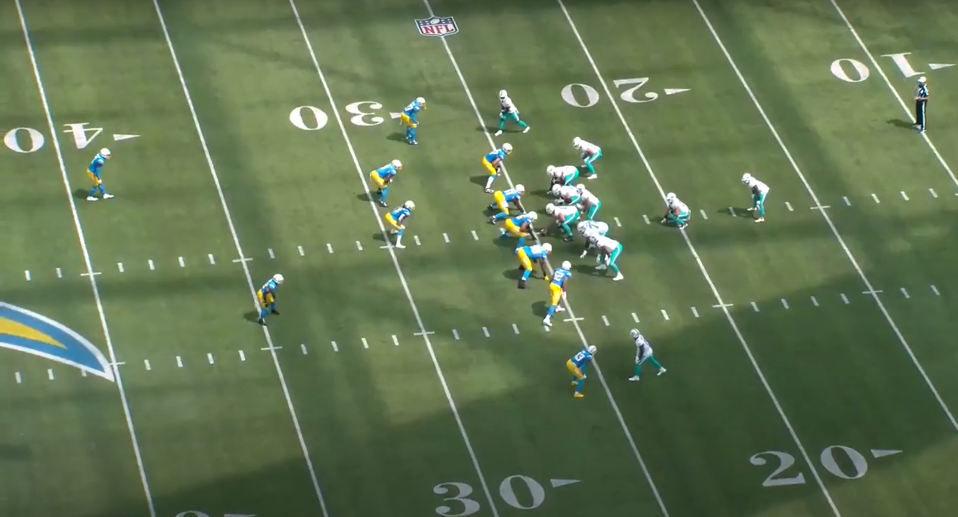
#> input picture frame.png, 2874 x 1550 px (shown at 1/3 size)
$ python perspective.py
#> lines starting #> are read from the running program, lines starting #| are printed output that depends on the picture; after the words box and inside, x2 and y2 are one past the last pixel; in counts of white or black regions, pixels touching at a corner belong together
import cv2
import numpy as np
import math

image = cv2.imread('frame.png', cv2.IMREAD_UNCHANGED)
#> image is the input picture: shape (1550, 2874, 4); mean B, G, R, A 82.2, 116.7, 98.3, 255
width = image.shape[1]
#> width = 2874
height = image.shape[0]
#> height = 1550
width = int(width / 2)
#> width = 1437
height = int(height / 2)
#> height = 775
image = cv2.resize(image, (width, height), interpolation=cv2.INTER_AREA)
#> image: shape (775, 1437, 4)
hsv = cv2.cvtColor(image, cv2.COLOR_BGR2HSV)
#> hsv: shape (775, 1437, 3); mean H, S, V 47.7, 82.2, 117.3
gray_image = cv2.cvtColor(image, cv2.COLOR_BGRA2GRAY)
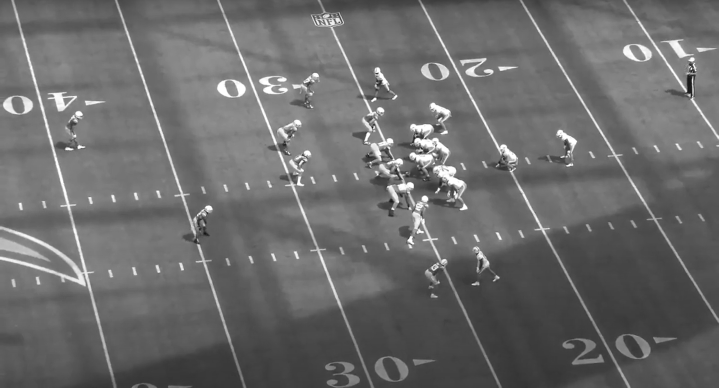
#> gray_image: shape (775, 1437) (shown at 1/2 size); min 9, max 255, mean 107.3
blurred = cv2.GaussianBlur(gray_image, (5, 5), 0)
edges = cv2.Canny(blurred, 50, 150)
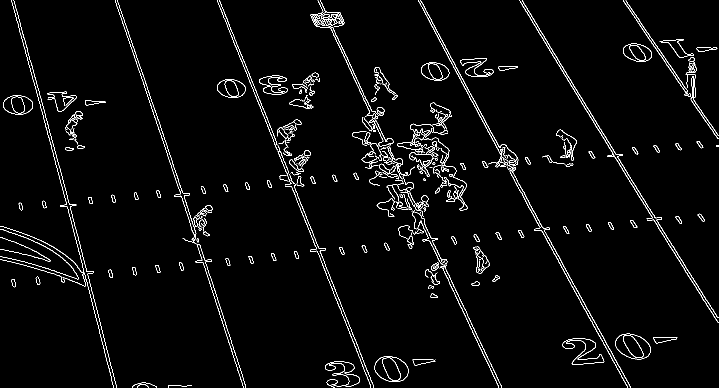
#> edges: shape (775, 1437) (shown at 1/2 size); 2.7% white in thin lines or dots
lines = cv2.HoughLinesP(edges,
                        rho=1,
                        theta=np.pi/180,
                        threshold=50,
                        minLineLength=100,
                        maxLineGap=10)
#> lines = 55 rows, first 6: [1044, 0, 1174, 216], [640, 0, 802, 348], [439, 2, 599, 400], [1227, 302, 1435, 635], [434, 0, 549, 286], [841, 0, 1042, 377]
def can_merge(seg1, seg2, angle_thresh_rad, gap_thresh):
    """
    Determine if seg1 and seg2 can be merged.
    seg1 and seg2 are each tuples: (x1, y1, x2, y2).
    They are mergeable if:
      - Their orientations (angles) differ by less than angle_thresh_rad.
      - Their endpoints, when projected onto the common direction,
        yield intervals that overlap (or nearly) and
      - The perpendicular distance from seg2's endpoints to seg1's line is below gap_thresh.
    """
    # Convert endpoints to numpy arrays
    p1 = np.array([seg1[0], seg1[1]], dtype=np.float32)
    p2 = np.array([seg1[2], seg1[3]], dtype=np.float32)
    p3 = np.array([seg2[0], seg2[1]], dtype=np.float32)
    p4 = np.array([seg2[2], seg2[3]], dtype=np.float32)

    v1 = p2 - p1
    v2 = p4 - p3
    norm1 = np.linalg.norm(v1)
    norm2 = np.linalg.norm(v2)
    if norm1 == 0 or norm2 == 0:
        return False

    # Compute the angles of the segments.
    angle1 = np.arctan2(v1[1], v1[0])
    angle2 = np.arctan2(v2[1], v2[0])

    # Normalize the angular difference to [0, pi/2]
    diff_angle = np.abs(angle1 - angle2)
    diff_angle = min(diff_angle, np.pi - diff_angle)
    if diff_angle > angle_thresh_rad:
        return False

    # Use seg1's direction as the reference.
    d = v1 / norm1

    # Project the endpoints of both segments onto d.
    proj1 = np.dot(p1, d)
    proj2 = np.dot(p2, d)
    interval1 = [min(proj1, proj2), max(proj1, proj2)]

    proj3 = np.dot(p3, d)
    proj4 = np.dot(p4, d)
    interval2 = [min(proj3, proj4), max(proj3, proj4)]

    # Check if the projection intervals overlap (or nearly so).
    if interval1[1] < interval2[0] - gap_thresh or interval2[1] < interval1[0] - gap_thresh:
        return False

    # Compute the perpendicular distances of seg2's endpoints to seg1's line.
    def perp_distance(pt, line_pt, d):
        vec = pt - line_pt
        proj_length = np.dot(vec, d)
        proj_vec = proj_length * d
        diff = vec - proj_vec
        return np.linalg.norm(diff)

    dist_p3 = perp_distance(p3, p1, d)
    dist_p4 = perp_distance(p4, p1, d)

    if dist_p3 > gap_thresh or dist_p4 > gap_thresh:
        return False

    return True

def merge_two_segments(seg1, seg2, d):
    """
    Merge two line segments seg1 and seg2 that are mergeable.
    The merged segment will span the extremes of both segments when projected along d.
    """
    p1 = np.array([seg1[0], seg1[1]], dtype=np.float32)
    p2 = np.array([seg1[2], seg1[3]], dtype=np.float32)
    p3 = np.array([seg2[0], seg2[1]], dtype=np.float32)
    p4 = np.array([seg2[2], seg2[3]], dtype=np.float32)

    pts = np.array([p1, p2, p3, p4])
    # Project points onto d.
    projections = pts.dot(d)
    min_idx = np.argmin(projections)
    max_idx = np.argmax(projections)
    new_seg = (pts[min_idx][0], pts[min_idx][1], pts[max_idx][0], pts[max_idx][1])
    return new_seg

def merge_segments(segments, angle_threshold=10, gap_threshold=20):
    """
    Merge line segments that are nearly collinear and close together.

    Parameters:
      segments: NumPy array with shape (N, 1, 4) or (N, 4), where each segment is (x1, y1, x2, y2)
      angle_threshold: maximum difference in orientation (in degrees) allowed for merging.
      gap_threshold: maximum allowed gap (in pixels) between segments for merging.

    Returns:
      A list of merged segments in the form [(x1, y1, x2, y2), ...]
    """
#> called with segments = array of shape (55, 1, 4), angle_threshold = 10, gap_threshold = 20
    # If segments are in NumPy array form, convert to a list of tuples.
    if isinstance(segments, np.ndarray):
        if len(segments.shape) == 3 and segments.shape[1] == 1:
            segments = segments.reshape(-1, 4)
#> segments has the same summary as lines outside merge_segments
        segments = [tuple(s.tolist()) for s in segments]
#> segments = 55 items, first 6: (1044, 0, 1174, 216), (640, 0, 802, 348), (439, 2, 599, 400), (1227, 302, 1435, 635), (434, 0, 549, 286), (841, 0, 1042, 377)

    angle_thresh_rad = np.deg2rad(angle_threshold)
    merged_segments = segments[:]  # Make a copy
#> merged_segments has the same summary as segments
    changed = True

    # Iteratively merge segments until no more merges occur.
    while changed:
        changed = False
        new_segments = []
        used = [False] * len(merged_segments)

        for i in range(len(merged_segments)):
            if used[i]:
                continue
            seg_i = merged_segments[i]
            # Compute seg_i's direction.
            p1 = np.array([seg_i[0], seg_i[1]], dtype=np.float32)
            p2 = np.array([seg_i[2], seg_i[3]], dtype=np.float32)
            v = p2 - p1
            norm_v = np.linalg.norm(v)
            if norm_v == 0:
                continue
            d = v / norm_v

            merged_seg = seg_i

            for j in range(i + 1, len(merged_segments)):
                if used[j]:
                    continue
                seg_j = merged_segments[j]
                if can_merge(merged_seg, seg_j, angle_thresh_rad, gap_threshold):
                    merged_seg = merge_two_segments(merged_seg, seg_j, d)
                    used[j] = True
                    changed = True

            new_segments.append(merged_seg)
            used[i] = True
        merged_segments = np.copy(new_segments)
    return merged_segments

lines = merge_segments(lines)
#> lines = [[1044, 0, 1436, 644], [636, 1, 802, 348], [434, 0, 747, 772], [837, 2, 1254, 773], [870, 492, 1003, 774], [28, 5, 232, 769], [234, 0, 486, 774], [1246, 0, 1429, 269], [3, 519, 156, 558]]
true_lines = []
for i in range(len(lines)):
    true_lines.append([])
    for j in range(len(lines[i])):
        true_lines[i].append(int(lines[i][j]))
#> this loop made 9 passes
#> after the loop, true_lines has the same summary as lines
lines = true_lines

# Create a copy of the original image to draw the detected lines
line_image = image.copy()

angles = []
if lines is not None:
    for line in lines:
        x1, y1, x2, y2 = line
        # Optionally, you can filter lines by their angle:
        angle = np.degrees(np.arctan2((y2 - y1), (x2 - x1)))
        angles.append(angle)
#> this loop made 9 passes
#> (x1, y1, x2, y2, angle) on passes 1 to 9: (1044, 0, 1436, 644, 58.67), (636, 1, 802, 348, 64.43), (434, 0, 747, 772, 67.93), (837, 2, 1254, 773, 61.59), (870, 492, 1003, 774, 64.75), (28, 5, 232, 769, 75.05), (234, 0, 486, 774, 71.97), (1246, 0, 1429, 269, 55.77), (3, 519, 156, 558, 14.3)
#> after the loop, angles = [58.67, 64.43, 67.93, 61.59, 64.75, 75.05, 71.97, 55.77, 14.3]
        # For instance, you can ignore extremely steep or shallow lines if needed:
        # if not (abs(angle) < 10 or abs(angle) > 80):
        #     continue
        # cv2.line(line_image, (x1, y1), (x2, y2), (0, 0, 255), 2) # Compute the direction vector of the line

med_angle = np.median(angles)
#> med_angle = 64.43
avg_angle = 0
angle_count = 0
true_lines = []
for i in range(len(angles)):
    if not abs(angles[i] - med_angle) > med_angle * 0.2:
        true_lines.append(lines[i])
        avg_angle += i
        angle_count += 1
#> this loop made 9 passes
#> avg_angle on passes 1 to 8: 0, 1, 3, 6, 10, 15, 21, 28
#> after the loop, angle_count = 8; avg_angle = 28; true_lines = [[1044, 0, 1436, 644], [636, 1, 802, 348], [434, 0, 747, 772], [837, 2, 1254, 773], [870, 492, 1003, 774], [28, 5, 232, 769], [234, 0, 486, 774], [1246, 0, 1429, 269]]
avg_angle /= angle
#> avg_angle = 1.96
avg_angle = -(90 - avg_angle)
#> avg_angle = -88.04

for line in true_lines:
    x1, y1, x2, y2 = line
    # For instance, you can ignore extremely steep or shallow lines if needed:
    # if not (abs(angle) < 10 or abs(angle) > 80):
    #     continue
    cv2.line(line_image, (x1, y1), (x2, y2), (0, 0, 255), 2) # Compute the direction vector of the line
#> this loop made 8 passes
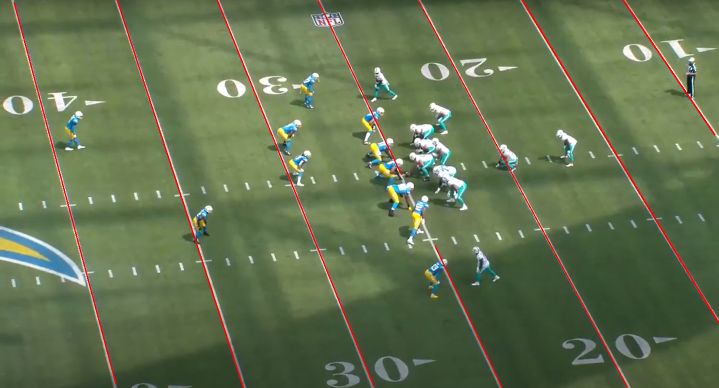
#> line_image: shape (775, 1437, 4) (shown at 1/2 size); mean B, G, R, A 80.2, 114.5, 99.6, 251.7


# Get image dimensions (height and width)
(h, w) = image.shape[:2]
#> h = 775; w = 1437

# Calculate the center of the image
center = (w // 2, h // 2)
#> center = (718, 387)

# Generate the rotation matrix. The scale factor is set to 1.0 (no scaling)
M = cv2.getRotationMatrix2D(center, avg_angle, 1.0)
#> M = [[0.0342, -0.999, 1080.2], [0.999, 0.0342, -343.8]]
# Perform the rotation using warpAffine. The output image size is set as (w, h)
rotated = cv2.warpAffine(image, M, (w, h))
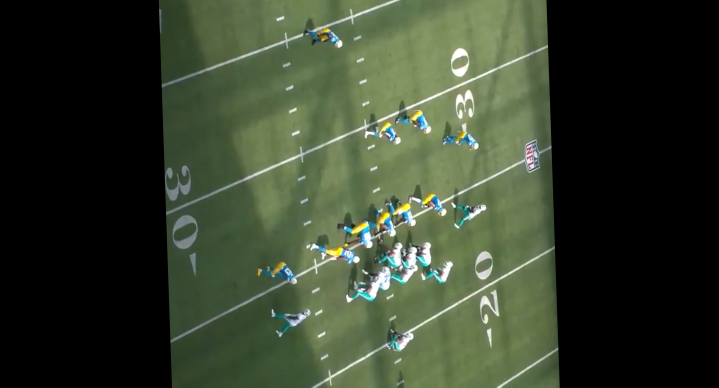
#> rotated: shape (775, 1437, 4) (shown at 1/2 size); mean B, G, R, A 44.6, 63, 53.2, 137.6

# Display the original image, the edges, and the image with detected lines
cv2.imshow("Original Image", image)
cv2.imshow("Edges", edges)
cv2.imshow("Detected Lines", line_image)
cv2.imshow("Blurred", blurred)
cv2.imshow("Rotated", rotated)
cv2.waitKey(0)
cv2.destroyAllWindows()

$ run again, with field-hash.png copied over frame.png
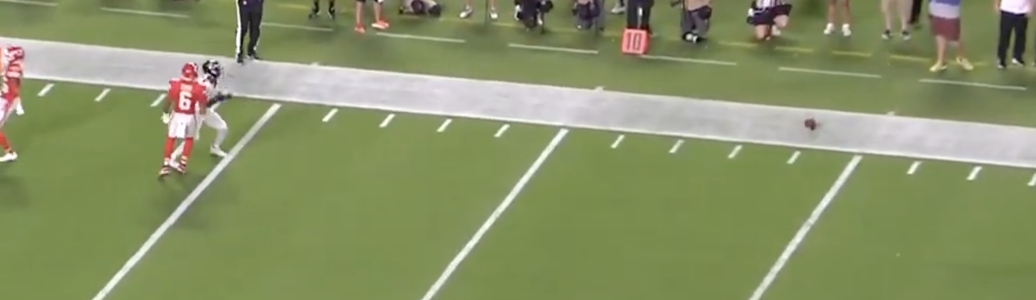
#> input picture field-hash.png, 2072 x 600 px (shown at 1/2 size)
#> image is the input picture: shape (600, 2072, 3); mean B, G, R 103.2, 146.3, 136.6
#> image: shape (300, 1036, 3)
#> hsv: shape (300, 1036, 3); mean H, S, V 45.7, 83.2, 148.4
#> `edges = cv2.Canny(blurred, 50, 150)`:
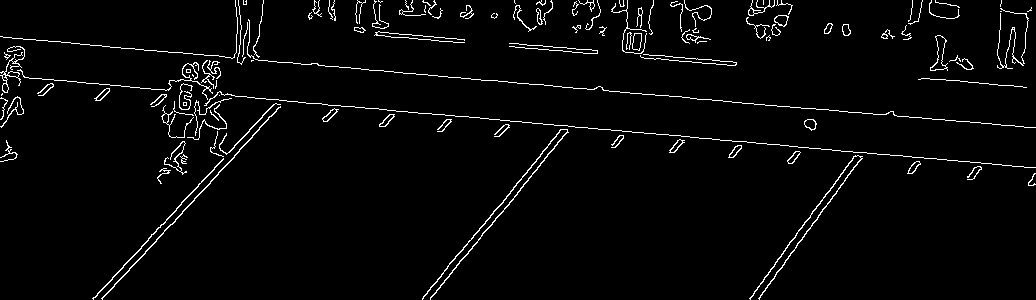
#> edges: shape (300, 1036); 3.1% white in thin lines or dots
#> `lines = cv2.HoughLinesP(edges, rho=1, theta=np.pi/180, threshold=50, m..`: lines = 20 rows, first 6: [3, 37, 1034, 127], [489, 119, 1035, 167], [202, 93, 327, 104], [93, 298, 275, 103], [102, 298, 239, 151], [750, 299, 854, 156]
#> in merge_segments, `segments = segments.reshape(-1, 4)`: segments has the same summary as lines outside merge_segments
#> in merge_segments, `segments = [tuple(s.tolist()) for s in segments]`: segments = 20 items, first 6: (3, 37, 1034, 127), (489, 119, 1035, 167), (202, 93, 327, 104), (93, 298, 275, 103), (102, 298, 239, 151), (750, 299, 854, 156)
#> merged_segments has the same summary as segments
#> `lines = merge_segments(lines)`: lines = [[0, 36, 1034, 127], [202, 93, 1035, 167], [93, 298, 280, 106], [750, 299, 861, 156], [625, 52, 736, 62], [423, 296, 547, 147], [53, 79, 166, 90], [921, 78, 1026, 87]]
#> the loop `for i in range(len(lines)):` made 8 passes
#> after the loop `for i in range(len(lines)):`: true_lines has the same summary as lines
#> the loop `for line in lines:` made 8 passes
#> (x1, y1, x2, y2, angle) on passes 1 to 8: (0, 36, 1034, 127, 5.03), (202, 93, 1035, 167, 5.08), (93, 298, 280, 106, -45.76), (750, 299, 861, 156, -52.18), (625, 52, 736, 62, 5.15), (423, 296, 547, 147, -50.23), (53, 79, 166, 90, 5.56), (921, 78, 1026, 87, 4.9)
#> after the loop `for line in lines:`: angles = [5.03, 5.08, -45.76, -52.18, 5.15, -50.23, 5.56, 4.9]
#> med_angle = 4.96
#> the loop `for i in range(len(angles)):` made 8 passes
#> avg_angle on passes 1, 2, 5, 7, 8: 0, 1, 5, 11, 18
#> after the loop `for i in range(len(angles)):`: angle_count = 5; avg_angle = 18; true_lines = [[0, 36, 1034, 127], [202, 93, 1035, 167], [625, 52, 736, 62], [53, 79, 166, 90], [921, 78, 1026, 87]]
#> `avg_angle /= angle`: avg_angle = 3.67
#> `avg_angle = -(90 - avg_angle)`: avg_angle = -86.33
#> the loop `for line in true_lines:` made 5 passes
#> M = [[0.0641, -0.998, 634.5], [0.998, 0.0641, -376.5]]
#> `rotated = cv2.warpAffine(image, M, (w, h))`:
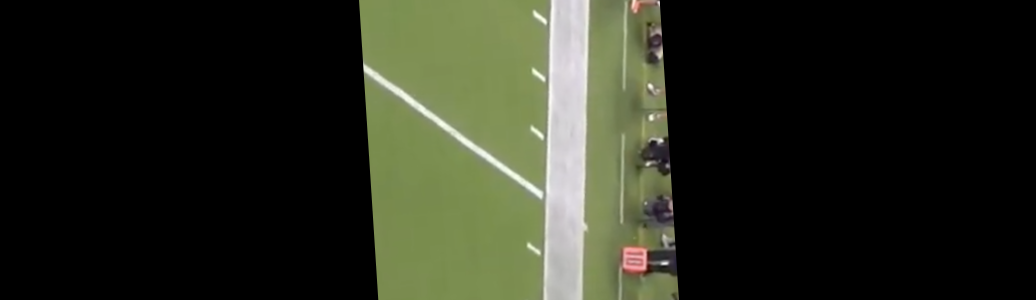
#> rotated: shape (300, 1036, 3); mean B, G, R 30.3, 43, 39.9

$ run again, with football_field_topdown.jpg saved as frame.png
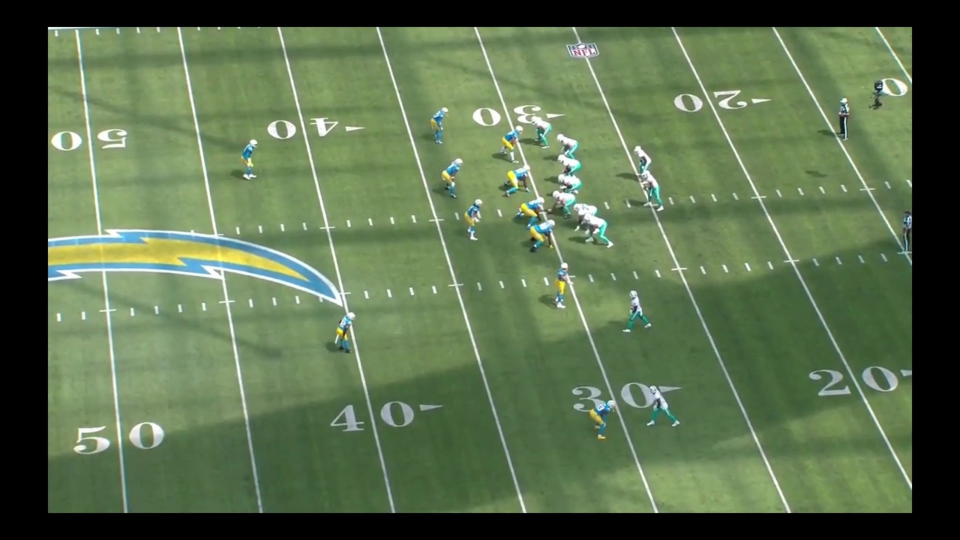
#> input picture football_field_topdown.jpg, 1920 x 1080 px (shown at 1/2 size)
#> image is the input picture: shape (1080, 1920, 3); mean B, G, R 77.1, 110.4, 90.5
#> image: shape (540, 960, 3)
#> hsv: shape (540, 960, 3); mean H, S, V 41.3, 70.6, 110.8
#> `edges = cv2.Canny(blurred, 50, 150)`:
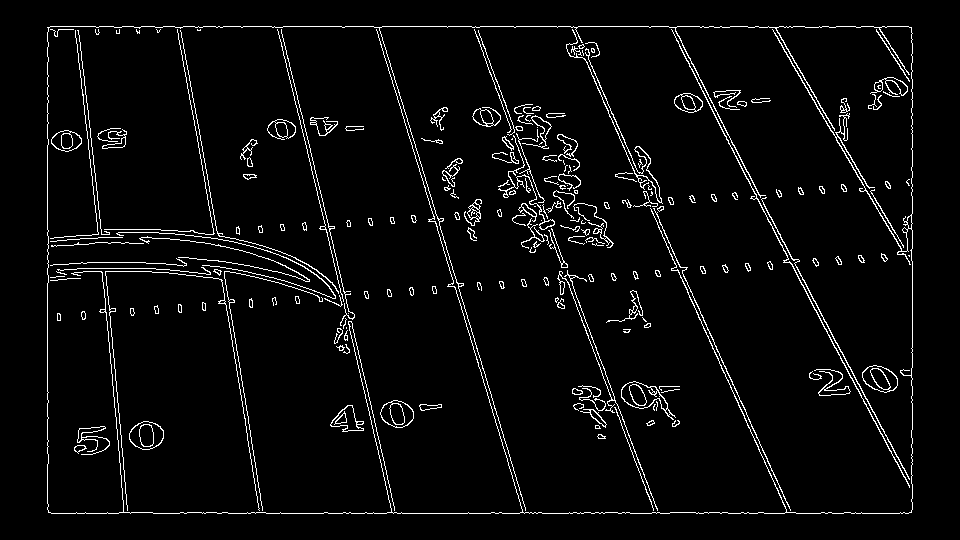
#> edges: shape (540, 960); 4.1% white in thin lines or dots, all inside (x1, y1, x2, y2) = (47, 26, 913, 514)
#> `lines = cv2.HoughLinesP(edges, rho=1, theta=np.pi/180, threshold=50, m..`: lines = 45 rows, first 6: [50, 26, 804, 26], [217, 513, 604, 513], [375, 27, 514, 482], [47, 509, 47, 27], [741, 161, 912, 484], [379, 27, 527, 512]
#> in merge_segments, `segments = segments.reshape(-1, 4)`: segments has the same summary as lines outside merge_segments
#> in merge_segments, `segments = [tuple(s.tolist()) for s in segments]`: segments = 45 items, first 6: (50, 26, 804, 26), (217, 513, 604, 513), (375, 27, 514, 482), (47, 509, 47, 27), (741, 161, 912, 484), (379, 27, 527, 512)
#> merged_segments has the same summary as segments
#> `lines = merge_segments(lines)`: lines = 13 rows, first 6: [50, 26, 804, 26], [217, 513, 604, 513], [375, 27, 527, 512], [47, 509, 47, 27], [670, 27, 912, 484], [574, 27, 786, 510]
#> the loop `for i in range(len(lines)):` made 13 passes
#> after the loop `for i in range(len(lines)):`: true_lines = 13 items, first 6: [50, 26, 804, 26], [217, 513, 604, 513], [375, 27, 527, 512], [47, 509, 47, 27], [670, 27, 912, 484], [574, 27, 786, 510]
#> `lines = true_lines`: lines has the same summary as true_lines
#> the loop `for line in lines:` made 13 passes
#> (x1, y1, x2, y2, angle) on passes 1 to 8: (50, 26, 804, 26, 0), (217, 513, 604, 513, 0), (375, 27, 527, 512, 72.6), (47, 509, 47, 27, -90), (670, 27, 912, 484, 62.1), (574, 27, 786, 510, 66.3), (912, 509, 912, 261, -90), (76, 38, 102, 242, 82.74)
#> after the loop `for line in lines:`: angles = [0, 0, 72.6, -90, 62.1, 66.3, -90, 82.74, 76.33, 69.42, 79.91, 85.04, 59.76]
#> med_angle = 66.3
#> the loop `for i in range(len(angles)):` made 13 passes
#> avg_angle on passes 3, 5, 6, 9, 10, 13: 2, 6, 11, 19, 28, 40
#> after the loop `for i in range(len(angles)):`: angle_count = 6; avg_angle = 40; true_lines = [[375, 27, 527, 512], [670, 27, 912, 484], [574, 27, 786, 510], [278, 31, 395, 512], [482, 43, 657, 509], [772, 29, 909, 264]]
#> `avg_angle /= angle`: avg_angle = 0.669
#> `avg_angle = -(90 - avg_angle)`: avg_angle = -89.33
#> the loop `for line in true_lines:` made 6 passes
#> M = [[0.0117, -1, 744.4], [1, 0.0117, -213.1]]
#> `rotated = cv2.warpAffine(image, M, (w, h))`:
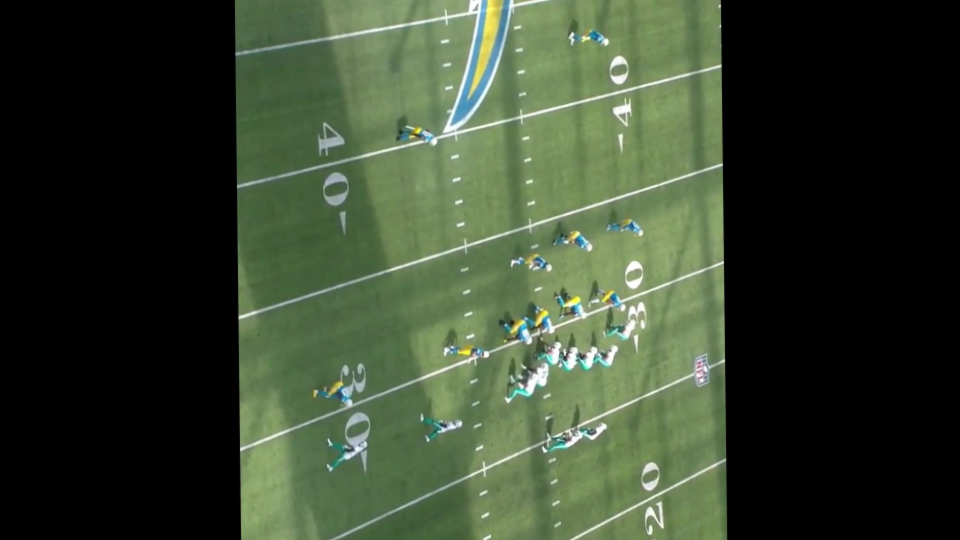
#> rotated: shape (540, 960, 3); mean B, G, R 47.4, 68, 55.4
